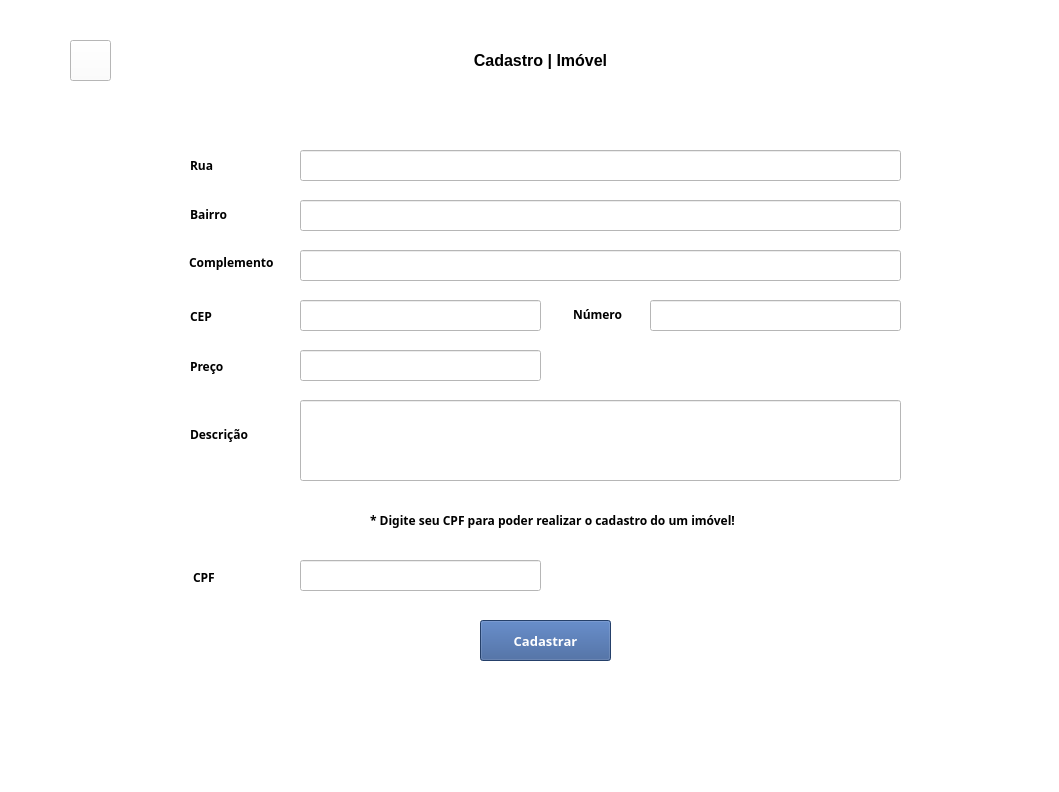
<?xml version="1.0" encoding="UTF-8"?>
<ui version="4.0">
 <class>MainWindow</class>
 <widget class="QMainWindow" name="MainWindow">
  <property name="geometry">
   <rect>
    <x>0</x>
    <y>0</y>
    <width>1059</width>
    <height>792</height>
   </rect>
  </property>
  <property name="windowTitle">
   <string>MainWindow</string>
  </property>
  <property name="styleSheet">
   <string notr="true">background-color: rgb(255, 255, 255);</string>
  </property>
  <widget class="QWidget" name="centralwidget">
   <widget class="QLabel" name="label">
    <property name="geometry">
     <rect>
      <x>440</x>
      <y>30</y>
      <width>201</width>
      <height>61</height>
     </rect>
    </property>
    <property name="font">
     <font>
      <family>MS Sans Serif</family>
      <pointsize>12</pointsize>
      <weight>75</weight>
      <bold>true</bold>
     </font>
    </property>
    <property name="text">
     <string>Cadastro | Imóvel</string>
    </property>
    <property name="alignment">
     <set>Qt::AlignCenter</set>
    </property>
   </widget>
   <widget class="QLineEdit" name="lineEdit_5">
    <property name="geometry">
     <rect>
      <x>300</x>
      <y>200</y>
      <width>601</width>
      <height>31</height>
     </rect>
    </property>
   </widget>
   <widget class="QLabel" name="label_5">
    <property name="geometry">
     <rect>
      <x>190</x>
      <y>194</y>
      <width>59</width>
      <height>40</height>
     </rect>
    </property>
    <property name="font">
     <font>
      <family>Gadugi</family>
      <pointsize>9</pointsize>
      <weight>75</weight>
      <bold>true</bold>
     </font>
    </property>
    <property name="text">
     <string>Bairro</string>
    </property>
   </widget>
   <widget class="QLineEdit" name="lineEdit_6">
    <property name="geometry">
     <rect>
      <x>300</x>
      <y>300</y>
      <width>241</width>
      <height>31</height>
     </rect>
    </property>
   </widget>
   <widget class="QLabel" name="label_6">
    <property name="geometry">
     <rect>
      <x>190</x>
      <y>145</y>
      <width>59</width>
      <height>40</height>
     </rect>
    </property>
    <property name="font">
     <font>
      <family>Gadugi</family>
      <pointsize>9</pointsize>
      <weight>75</weight>
      <bold>true</bold>
     </font>
    </property>
    <property name="text">
     <string>Rua</string>
    </property>
   </widget>
   <widget class="QLabel" name="label_7">
    <property name="geometry">
     <rect>
      <x>190</x>
      <y>296</y>
      <width>59</width>
      <height>40</height>
     </rect>
    </property>
    <property name="font">
     <font>
      <family>Gadugi</family>
      <pointsize>9</pointsize>
      <weight>75</weight>
      <bold>true</bold>
     </font>
    </property>
    <property name="text">
     <string>CEP</string>
    </property>
   </widget>
   <widget class="QLabel" name="label_8">
    <property name="geometry">
     <rect>
      <x>573</x>
      <y>294</y>
      <width>59</width>
      <height>40</height>
     </rect>
    </property>
    <property name="font">
     <font>
      <family>Gadugi</family>
      <pointsize>9</pointsize>
      <weight>75</weight>
      <bold>true</bold>
     </font>
    </property>
    <property name="text">
     <string>Número</string>
    </property>
   </widget>
   <widget class="QLabel" name="label_9">
    <property name="geometry">
     <rect>
      <x>189</x>
      <y>242</y>
      <width>111</width>
      <height>40</height>
     </rect>
    </property>
    <property name="font">
     <font>
      <family>Gadugi</family>
      <pointsize>9</pointsize>
      <weight>75</weight>
      <bold>true</bold>
     </font>
    </property>
    <property name="text">
     <string>Complemento</string>
    </property>
   </widget>
   <widget class="QLabel" name="label_10">
    <property name="geometry">
     <rect>
      <x>190</x>
      <y>414</y>
      <width>101</width>
      <height>40</height>
     </rect>
    </property>
    <property name="font">
     <font>
      <family>Gadugi</family>
      <pointsize>9</pointsize>
      <weight>75</weight>
      <bold>true</bold>
     </font>
    </property>
    <property name="text">
     <string>Descrição</string>
    </property>
   </widget>
   <widget class="QLabel" name="label_11">
    <property name="geometry">
     <rect>
      <x>190</x>
      <y>346</y>
      <width>59</width>
      <height>40</height>
     </rect>
    </property>
    <property name="font">
     <font>
      <family>Gadugi</family>
      <pointsize>9</pointsize>
      <weight>75</weight>
      <bold>true</bold>
     </font>
    </property>
    <property name="text">
     <string>Preço</string>
    </property>
   </widget>
   <widget class="QLineEdit" name="lineEdit_7">
    <property name="geometry">
     <rect>
      <x>300</x>
      <y>150</y>
      <width>601</width>
      <height>31</height>
     </rect>
    </property>
   </widget>
   <widget class="QLineEdit" name="lineEdit_8">
    <property name="geometry">
     <rect>
      <x>300</x>
      <y>250</y>
      <width>601</width>
      <height>31</height>
     </rect>
    </property>
   </widget>
   <widget class="QLineEdit" name="lineEdit_9">
    <property name="geometry">
     <rect>
      <x>650</x>
      <y>300</y>
      <width>251</width>
      <height>31</height>
     </rect>
    </property>
   </widget>
   <widget class="QLineEdit" name="lineEdit_10">
    <property name="geometry">
     <rect>
      <x>300</x>
      <y>400</y>
      <width>601</width>
      <height>81</height>
     </rect>
    </property>
   </widget>
   <widget class="QLineEdit" name="lineEdit_11">
    <property name="geometry">
     <rect>
      <x>300</x>
      <y>350</y>
      <width>241</width>
      <height>31</height>
     </rect>
    </property>
   </widget>
   <widget class="QPushButton" name="pushButton">
    <property name="geometry">
     <rect>
      <x>480</x>
      <y>620</y>
      <width>131</width>
      <height>41</height>
     </rect>
    </property>
    <property name="font">
     <font>
      <family>Gadugi</family>
      <pointsize>10</pointsize>
      <weight>75</weight>
      <bold>true</bold>
     </font>
    </property>
    <property name="cursor">
     <cursorShape>PointingHandCursor</cursorShape>
    </property>
    <property name="styleSheet">
     <string notr="true">background-color: #345995;
color: #FFFFFF;</string>
    </property>
    <property name="text">
     <string>Cadastrar</string>
    </property>
    <property name="iconSize">
     <size>
      <width>15</width>
      <height>0</height>
     </size>
    </property>
   </widget>
   <widget class="QLineEdit" name="lineEdit_12">
    <property name="geometry">
     <rect>
      <x>300</x>
      <y>560</y>
      <width>241</width>
      <height>31</height>
     </rect>
    </property>
   </widget>
   <widget class="QLabel" name="label_12">
    <property name="geometry">
     <rect>
      <x>370</x>
      <y>500</y>
      <width>441</width>
      <height>40</height>
     </rect>
    </property>
    <property name="font">
     <font>
      <family>Gadugi</family>
      <pointsize>9</pointsize>
      <weight>75</weight>
      <bold>true</bold>
     </font>
    </property>
    <property name="text">
     <string>* Digite seu CPF para poder realizar o cadastro do um imóvel!</string>
    </property>
   </widget>
   <widget class="QLabel" name="label_13">
    <property name="geometry">
     <rect>
      <x>193</x>
      <y>557</y>
      <width>59</width>
      <height>40</height>
     </rect>
    </property>
    <property name="font">
     <font>
      <family>Gadugi</family>
      <pointsize>9</pointsize>
      <weight>75</weight>
      <bold>true</bold>
     </font>
    </property>
    <property name="text">
     <string>CPF</string>
    </property>
   </widget>
   <widget class="QToolButton" name="toolButton">
    <property name="geometry">
     <rect>
      <x>70</x>
      <y>40</y>
      <width>41</width>
      <height>41</height>
     </rect>
    </property>
    <property name="text">
     <string/>
    </property>
    <property name="icon">
     <iconset>
      <normaloff>../../exemplo/telas/images/back_12955.png</normaloff>../../exemplo/telas/images/back_12955.png</iconset>
    </property>
    <property name="iconSize">
     <size>
      <width>28</width>
      <height>28</height>
     </size>
    </property>
   </widget>
  </widget>
  <widget class="QStatusBar" name="statusbar"/>
 </widget>
 <resources/>
 <connections/>
</ui>
